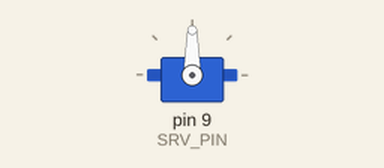
The program below on a simulated Arduino Mega 2560, built with avr-gcc and run on an emulated ATmega2560. Shown: servo.

Above: at 0.05 s.
At 2.45 s:
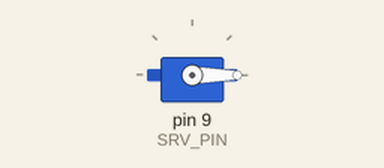
At 3.65 s:
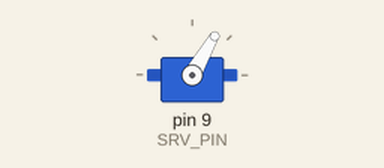
At 4.85 s:
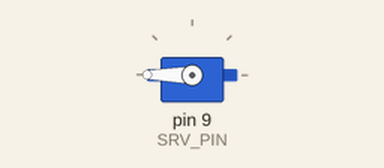
Timing chart, 0 to 6.3 s (numbered marks = the images above):
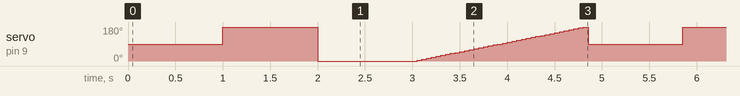

Measured:
- by itself, servo on pin 9 (SRV_PIN): moves between 0° and 180°, repeating every 4.9 s

The program:

main.cpp
```cpp
//**************************************************************//
//  Name    : Servo Motor
//  Author  : Jose Luis Figueroa
//  Date    : 15 April, 2021
//  Board   : Arduino
//  Version : 1.0
//  Notes   : Control a Servo motor
//**************************************************************//
#include <Arduino.h>
#include <Servo.h>

//Pin assignment
const uint8_t SRV_PIN = 9;

//Instance
Servo servo;

void setup()
{
  servo.attach(SRV_PIN);
}

void loop()
{
  servo.write(90);
  delay(1000);

  servo.write(180);
  delay(1000);

  servo.write(0);
  delay(1000);

  for(uint8_t p=0; p<=180; p+=5)
  {
    servo.write(p);
    delay(50);
  }

}
```
